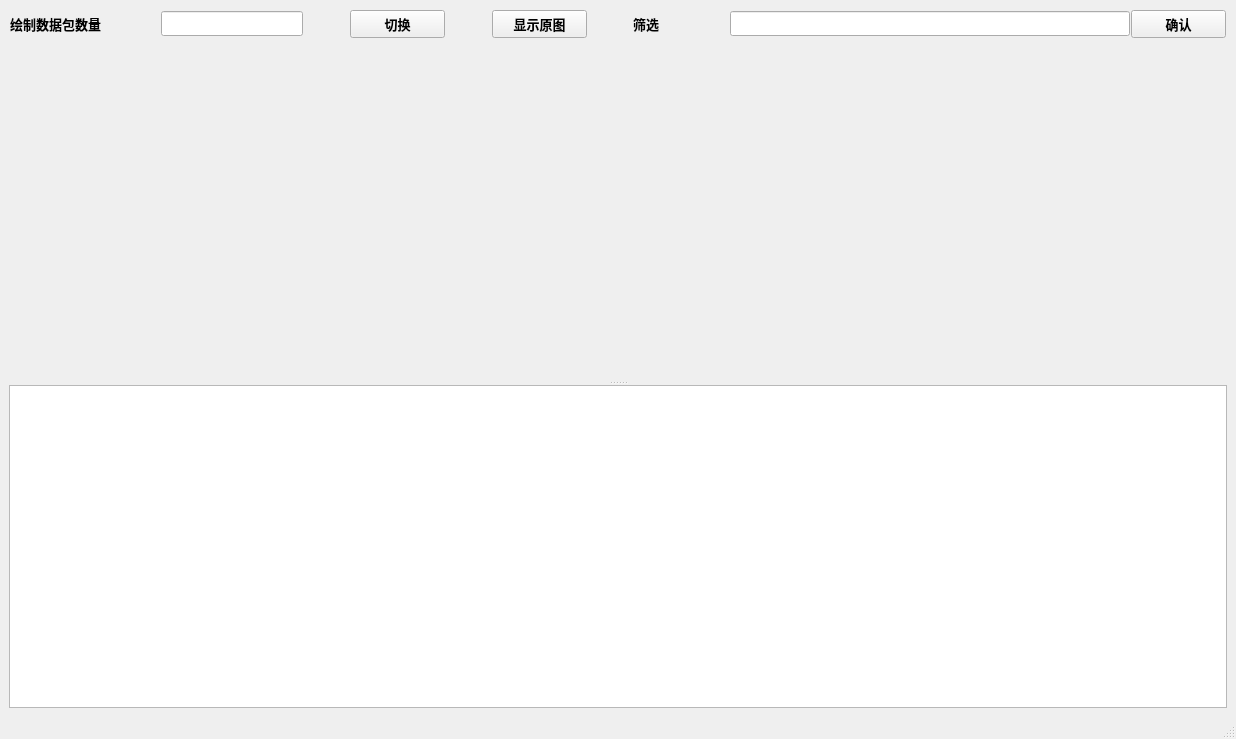
<?xml version="1.0" encoding="UTF-8"?>
<ui version="4.0">
 <class>MainWindow</class>
 <widget class="QMainWindow" name="MainWindow">
  <property name="geometry">
   <rect>
    <x>0</x>
    <y>0</y>
    <width>1236</width>
    <height>739</height>
   </rect>
  </property>
  <property name="windowTitle">
   <string>MainWindow</string>
  </property>
  <widget class="QWidget" name="centralwidget">
   <layout class="QVBoxLayout" name="verticalLayout">
    <item>
     <widget class="QWidget" name="widget" native="true">
      <layout class="QHBoxLayout" name="horizontalLayout">
       <property name="spacing">
        <number>1</number>
       </property>
       <property name="leftMargin">
        <number>1</number>
       </property>
       <property name="topMargin">
        <number>1</number>
       </property>
       <property name="rightMargin">
        <number>1</number>
       </property>
       <property name="bottomMargin">
        <number>1</number>
       </property>
       <item>
        <widget class="QLabel" name="label_3">
         <property name="minimumSize">
          <size>
           <width>150</width>
           <height>16</height>
          </size>
         </property>
         <property name="font">
          <font>
           <family>Consolas</family>
           <pointsize>10</pointsize>
           <weight>75</weight>
           <bold>true</bold>
          </font>
         </property>
         <property name="text">
          <string>绘制数据包数量</string>
         </property>
        </widget>
       </item>
       <item>
        <widget class="QLineEdit" name="lineEdit">
         <property name="minimumSize">
          <size>
           <width>50</width>
           <height>25</height>
          </size>
         </property>
         <property name="font">
          <font>
           <family>Consolas</family>
           <pointsize>10</pointsize>
           <weight>75</weight>
           <bold>true</bold>
          </font>
         </property>
        </widget>
       </item>
       <item>
        <spacer name="horizontalSpacer_4">
         <property name="orientation">
          <enum>Qt::Horizontal</enum>
         </property>
         <property name="sizeHint" stdset="0">
          <size>
           <width>40</width>
           <height>20</height>
          </size>
         </property>
        </spacer>
       </item>
       <item>
        <widget class="QPushButton" name="pushButton_2">
         <property name="minimumSize">
          <size>
           <width>95</width>
           <height>0</height>
          </size>
         </property>
         <property name="font">
          <font>
           <family>Consolas</family>
           <pointsize>10</pointsize>
           <weight>75</weight>
           <bold>true</bold>
          </font>
         </property>
         <property name="text">
          <string>切换</string>
         </property>
        </widget>
       </item>
       <item>
        <spacer name="horizontalSpacer_5">
         <property name="orientation">
          <enum>Qt::Horizontal</enum>
         </property>
         <property name="sizeHint" stdset="0">
          <size>
           <width>40</width>
           <height>20</height>
          </size>
         </property>
        </spacer>
       </item>
       <item>
        <widget class="QPushButton" name="pushButton_3">
         <property name="minimumSize">
          <size>
           <width>95</width>
           <height>0</height>
          </size>
         </property>
         <property name="font">
          <font>
           <family>Consolas</family>
           <pointsize>10</pointsize>
           <weight>75</weight>
           <bold>true</bold>
          </font>
         </property>
         <property name="text">
          <string>显示原图</string>
         </property>
        </widget>
       </item>
       <item>
        <spacer name="horizontalSpacer_3">
         <property name="orientation">
          <enum>Qt::Horizontal</enum>
         </property>
         <property name="sizeHint" stdset="0">
          <size>
           <width>40</width>
           <height>20</height>
          </size>
         </property>
        </spacer>
       </item>
       <item>
        <widget class="QLabel" name="label_4">
         <property name="minimumSize">
          <size>
           <width>50</width>
           <height>16</height>
          </size>
         </property>
         <property name="font">
          <font>
           <family>Consolas</family>
           <pointsize>10</pointsize>
           <weight>75</weight>
           <bold>true</bold>
          </font>
         </property>
         <property name="text">
          <string>筛选</string>
         </property>
        </widget>
       </item>
       <item>
        <spacer name="horizontalSpacer_2">
         <property name="orientation">
          <enum>Qt::Horizontal</enum>
         </property>
         <property name="sizeHint" stdset="0">
          <size>
           <width>40</width>
           <height>20</height>
          </size>
         </property>
        </spacer>
       </item>
       <item>
        <widget class="QLineEdit" name="lineEdit_2">
         <property name="minimumSize">
          <size>
           <width>400</width>
           <height>25</height>
          </size>
         </property>
         <property name="font">
          <font>
           <family>Consolas</family>
           <pointsize>10</pointsize>
           <weight>75</weight>
           <bold>true</bold>
          </font>
         </property>
         <property name="text">
          <string/>
         </property>
        </widget>
       </item>
       <item>
        <widget class="QPushButton" name="pushButton">
         <property name="minimumSize">
          <size>
           <width>95</width>
           <height>0</height>
          </size>
         </property>
         <property name="font">
          <font>
           <family>Consolas</family>
           <pointsize>10</pointsize>
           <weight>75</weight>
           <bold>true</bold>
          </font>
         </property>
         <property name="text">
          <string>确认</string>
         </property>
        </widget>
       </item>
      </layout>
     </widget>
    </item>
    <item>
     <widget class="QSplitter" name="splitter">
      <property name="orientation">
       <enum>Qt::Vertical</enum>
      </property>
      <widget class="QLabel" name="label">
       <property name="minimumSize">
        <size>
         <width>0</width>
         <height>200</height>
        </size>
       </property>
       <property name="text">
        <string/>
       </property>
      </widget>
      <widget class="QTableWidget" name="tableWidget">
       <property name="font">
        <font>
         <family>Consolas</family>
         <pointsize>10</pointsize>
         <weight>75</weight>
         <bold>true</bold>
        </font>
       </property>
      </widget>
     </widget>
    </item>
   </layout>
  </widget>
  <widget class="QMenuBar" name="menubar">
   <property name="geometry">
    <rect>
     <x>0</x>
     <y>0</y>
     <width>1236</width>
     <height>26</height>
    </rect>
   </property>
  </widget>
  <widget class="QStatusBar" name="statusbar"/>
 </widget>
 <resources/>
 <connections/>
</ui>
